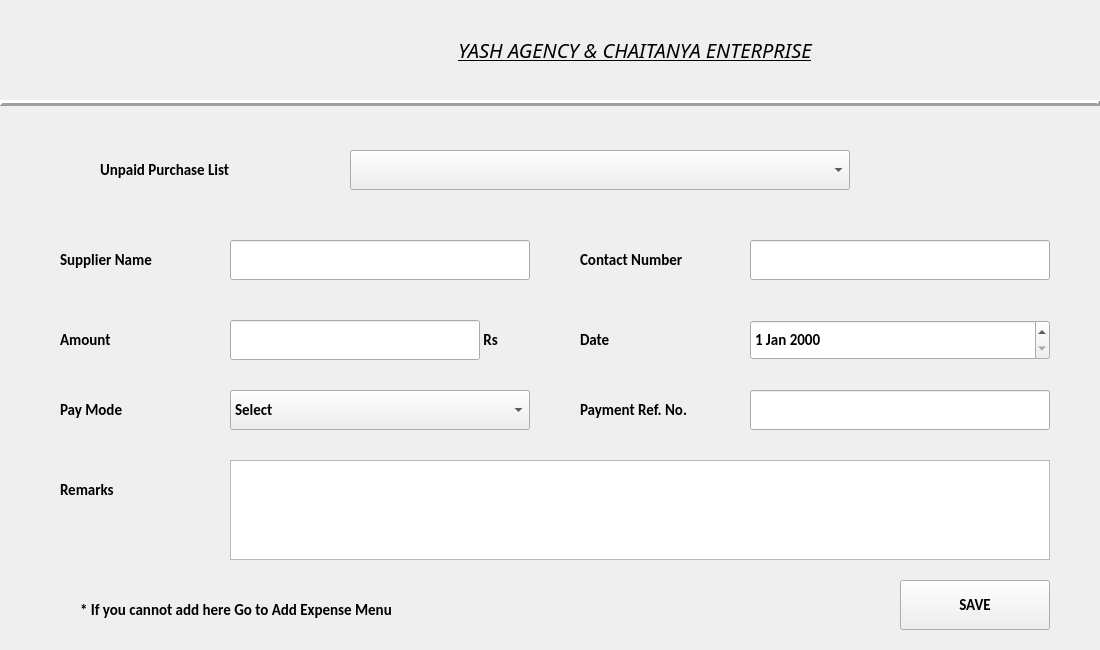
<?xml version="1.0" encoding="UTF-8"?>
<ui version="4.0">
 <class>Form</class>
 <widget class="QWidget" name="Form">
  <property name="geometry">
   <rect>
    <x>0</x>
    <y>0</y>
    <width>1100</width>
    <height>650</height>
   </rect>
  </property>
  <property name="font">
   <font>
    <family>Calibri</family>
    <pointsize>11</pointsize>
    <weight>75</weight>
    <bold>true</bold>
   </font>
  </property>
  <property name="windowTitle">
   <string>Payment Out</string>
  </property>
  <widget class="QComboBox" name="payMode_ComboBox">
   <property name="geometry">
    <rect>
     <x>230</x>
     <y>390</y>
     <width>300</width>
     <height>40</height>
    </rect>
   </property>
   <item>
    <property name="text">
     <string>Select</string>
    </property>
   </item>
   <item>
    <property name="text">
     <string>Cash</string>
    </property>
   </item>
   <item>
    <property name="text">
     <string>Cheque</string>
    </property>
   </item>
   <item>
    <property name="text">
     <string>Online Payment</string>
    </property>
   </item>
   <item>
    <property name="text">
     <string>Bank Transfer</string>
    </property>
   </item>
  </widget>
  <widget class="QLineEdit" name="amount_Edit">
   <property name="geometry">
    <rect>
     <x>230</x>
     <y>320</y>
     <width>250</width>
     <height>40</height>
    </rect>
   </property>
  </widget>
  <widget class="QPushButton" name="saveButton">
   <property name="geometry">
    <rect>
     <x>900</x>
     <y>580</y>
     <width>150</width>
     <height>50</height>
    </rect>
   </property>
   <property name="text">
    <string>SAVE</string>
   </property>
  </widget>
  <widget class="QLabel" name="label_3">
   <property name="geometry">
    <rect>
     <x>60</x>
     <y>470</y>
     <width>150</width>
     <height>40</height>
    </rect>
   </property>
   <property name="text">
    <string>Remarks</string>
   </property>
  </widget>
  <widget class="QLineEdit" name="refId_Edit">
   <property name="geometry">
    <rect>
     <x>750</x>
     <y>390</y>
     <width>300</width>
     <height>40</height>
    </rect>
   </property>
   <property name="text">
    <string/>
   </property>
  </widget>
  <widget class="Line" name="line_2">
   <property name="geometry">
    <rect>
     <x>0</x>
     <y>95</y>
     <width>1100</width>
     <height>16</height>
    </rect>
   </property>
   <property name="frameShadow">
    <enum>QFrame::Raised</enum>
   </property>
   <property name="lineWidth">
    <number>3</number>
   </property>
   <property name="orientation">
    <enum>Qt::Horizontal</enum>
   </property>
  </widget>
  <widget class="QComboBox" name="unpaidPurchase_ComboBox">
   <property name="geometry">
    <rect>
     <x>350</x>
     <y>150</y>
     <width>500</width>
     <height>40</height>
    </rect>
   </property>
  </widget>
  <widget class="QLabel" name="label_5">
   <property name="geometry">
    <rect>
     <x>100</x>
     <y>150</y>
     <width>200</width>
     <height>40</height>
    </rect>
   </property>
   <property name="text">
    <string>Unpaid Purchase List</string>
   </property>
  </widget>
  <widget class="QLabel" name="label_11">
   <property name="geometry">
    <rect>
     <x>580</x>
     <y>390</y>
     <width>160</width>
     <height>40</height>
    </rect>
   </property>
   <property name="text">
    <string>Payment Ref. No.</string>
   </property>
  </widget>
  <widget class="QLineEdit" name="contact_Edit">
   <property name="geometry">
    <rect>
     <x>750</x>
     <y>240</y>
     <width>300</width>
     <height>40</height>
    </rect>
   </property>
  </widget>
  <widget class="QLabel" name="label">
   <property name="geometry">
    <rect>
     <x>580</x>
     <y>320</y>
     <width>150</width>
     <height>40</height>
    </rect>
   </property>
   <property name="text">
    <string>Date</string>
   </property>
  </widget>
  <widget class="QLabel" name="Y_2">
   <property name="geometry">
    <rect>
     <x>0</x>
     <y>0</y>
     <width>180</width>
     <height>100</height>
    </rect>
   </property>
   <property name="text">
    <string/>
   </property>
   <property name="pixmap">
    <pixmap>D:/yash logo.jpeg</pixmap>
   </property>
   <property name="scaledContents">
    <bool>true</bool>
   </property>
  </widget>
  <widget class="QLabel" name="label_7">
   <property name="geometry">
    <rect>
     <x>480</x>
     <y>320</y>
     <width>50</width>
     <height>40</height>
    </rect>
   </property>
   <property name="text">
    <string> Rs</string>
   </property>
  </widget>
  <widget class="QLabel" name="label_10">
   <property name="geometry">
    <rect>
     <x>60</x>
     <y>390</y>
     <width>150</width>
     <height>40</height>
    </rect>
   </property>
   <property name="text">
    <string>Pay Mode</string>
   </property>
  </widget>
  <widget class="QDateEdit" name="dateEdit">
   <property name="geometry">
    <rect>
     <x>750</x>
     <y>320</y>
     <width>300</width>
     <height>40</height>
    </rect>
   </property>
  </widget>
  <widget class="QTextEdit" name="remarks_Edit">
   <property name="geometry">
    <rect>
     <x>230</x>
     <y>460</y>
     <width>820</width>
     <height>100</height>
    </rect>
   </property>
  </widget>
  <widget class="QLabel" name="label_9">
   <property name="geometry">
    <rect>
     <x>580</x>
     <y>240</y>
     <width>160</width>
     <height>40</height>
    </rect>
   </property>
   <property name="text">
    <string>Contact Number</string>
   </property>
  </widget>
  <widget class="QLabel" name="label_2">
   <property name="geometry">
    <rect>
     <x>270</x>
     <y>10</y>
     <width>730</width>
     <height>80</height>
    </rect>
   </property>
   <property name="font">
    <font>
     <family>News701 BT</family>
     <pointsize>15</pointsize>
     <weight>50</weight>
     <italic>true</italic>
     <bold>false</bold>
     <underline>true</underline>
    </font>
   </property>
   <property name="text">
    <string>YASH AGENCY &amp; CHAITANYA ENTERPRISE</string>
   </property>
   <property name="scaledContents">
    <bool>true</bool>
   </property>
   <property name="alignment">
    <set>Qt::AlignCenter</set>
   </property>
   <property name="wordWrap">
    <bool>false</bool>
   </property>
  </widget>
  <widget class="QLabel" name="label_6">
   <property name="geometry">
    <rect>
     <x>60</x>
     <y>320</y>
     <width>150</width>
     <height>40</height>
    </rect>
   </property>
   <property name="text">
    <string>Amount</string>
   </property>
  </widget>
  <widget class="QLabel" name="label_8">
   <property name="geometry">
    <rect>
     <x>60</x>
     <y>240</y>
     <width>150</width>
     <height>40</height>
    </rect>
   </property>
   <property name="text">
    <string>Supplier Name</string>
   </property>
  </widget>
  <widget class="QLineEdit" name="supplierName_Edit">
   <property name="geometry">
    <rect>
     <x>230</x>
     <y>240</y>
     <width>300</width>
     <height>40</height>
    </rect>
   </property>
  </widget>
  <widget class="QLabel" name="label_4">
   <property name="geometry">
    <rect>
     <x>80</x>
     <y>590</y>
     <width>500</width>
     <height>40</height>
    </rect>
   </property>
   <property name="text">
    <string>* If you cannot add here Go to Add Expense Menu</string>
   </property>
  </widget>
 </widget>
 <resources/>
 <connections/>
</ui>
